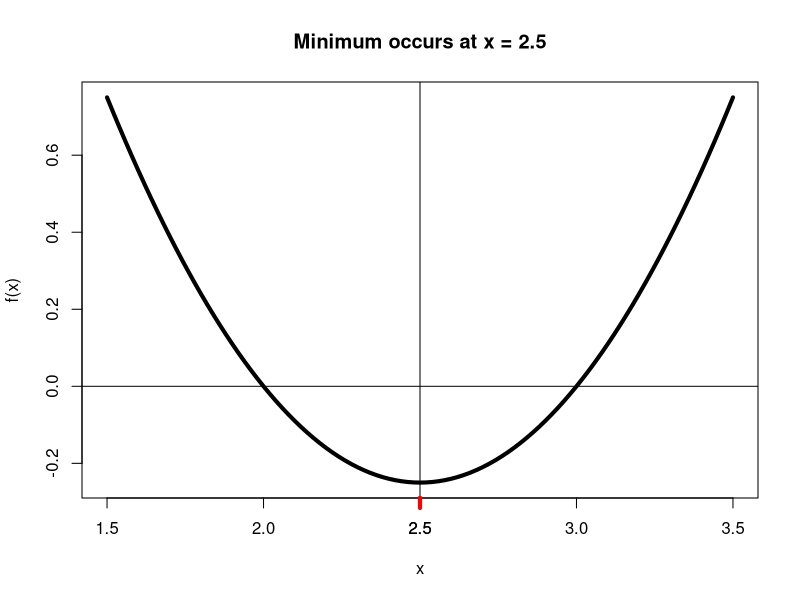

Write R code to recreate this figure.
f <- function(x){
  x^2-5*x+6
}
windows()
curve(f,
      xlim = c(1.5,3.5),
      lwd = 4)
op <- optimize(f, interval = c(1,4))
op
abline(v = op$minimum , h = 0)
axis(side = 1,
     labels = TRUE,
     at = 2.5,
     col.ticks = "Red",
     lwd = 4)
title(main = paste0("Minimum occurs at x = ", op$min))
